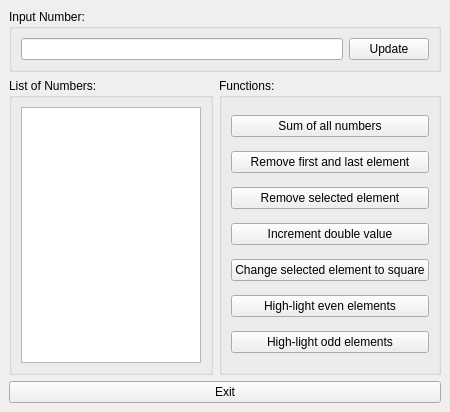
<?xml version="1.0" encoding="UTF-8"?>
<ui version="4.0">
 <class>MainWindow</class>
 <widget class="QMainWindow" name="MainWindow">
  <property name="geometry">
   <rect>
    <x>0</x>
    <y>0</y>
    <width>450</width>
    <height>412</height>
   </rect>
  </property>
  <property name="windowTitle">
   <string>Number Processor</string>
  </property>
  <widget class="QWidget" name="centralwidget">
   <layout class="QVBoxLayout" name="verticalLayout">
    <item>
     <widget class="QGroupBox" name="groupBox">
      <property name="title">
       <string>Input Number:</string>
      </property>
      <layout class="QHBoxLayout" name="horizontalLayout">
       <item>
        <widget class="QLineEdit" name="number_input"/>
       </item>
       <item>
        <widget class="QPushButton" name="update_button">
         <property name="text">
          <string>Update</string>
         </property>
        </widget>
       </item>
      </layout>
     </widget>
    </item>
    <item>
     <layout class="QHBoxLayout" name="horizontalLayout_2">
      <item>
       <widget class="QGroupBox" name="groupBox_2">
        <property name="title">
         <string>List of Numbers:</string>
        </property>
        <layout class="QVBoxLayout" name="verticalLayout_2">
         <item>
          <widget class="QListWidget" name="numbers_list"/>
         </item>
        </layout>
       </widget>
      </item>
      <item>
       <widget class="QGroupBox" name="groupBox_3">
        <property name="title">
         <string>Functions:</string>
        </property>
        <layout class="QVBoxLayout" name="verticalLayout_3">
         <item>
          <widget class="QPushButton" name="btn_sum">
           <property name="text">
            <string>Sum of all numbers</string>
           </property>
          </widget>
         </item>
         <item>
          <widget class="QPushButton" name="btn_remove_ends">
           <property name="text">
            <string>Remove first and last element</string>
           </property>
          </widget>
         </item>
         <item>
          <widget class="QPushButton" name="btn_remove_selected">
           <property name="text">
            <string>Remove selected element</string>
           </property>
          </widget>
         </item>
         <item>
          <widget class="QPushButton" name="btn_double">
           <property name="text">
            <string>Increment double value</string>
           </property>
          </widget>
         </item>
         <item>
          <widget class="QPushButton" name="btn_square">
           <property name="text">
            <string>Change selected element to square</string>
           </property>
          </widget>
         </item>
         <item>
          <widget class="QPushButton" name="btn_highlight_even">
           <property name="text">
            <string>High-light even elements</string>
           </property>
          </widget>
         </item>
         <item>
          <widget class="QPushButton" name="btn_highlight_odd">
           <property name="text">
            <string>High-light odd elements</string>
           </property>
          </widget>
         </item>
        </layout>
       </widget>
      </item>
     </layout>
    </item>
    <item>
     <widget class="QPushButton" name="exit_button">
      <property name="text">
       <string>Exit</string>
      </property>
     </widget>
    </item>
   </layout>
  </widget>
 </widget>
 <resources/>
 <connections>
  <connection>
   <sender>exit_button</sender>
   <signal>clicked()</signal>
   <receiver>MainWindow</receiver>
   <slot>close()</slot>
   <hints>
    <hint type="sourcelabel">
     <x>224</x>
     <y>386</y>
    </hint>
    <hint type="destinationlabel">
     <x>224</x>
     <y>205</y>
    </hint>
   </hints>
  </connection>
 </connections>
</ui>
